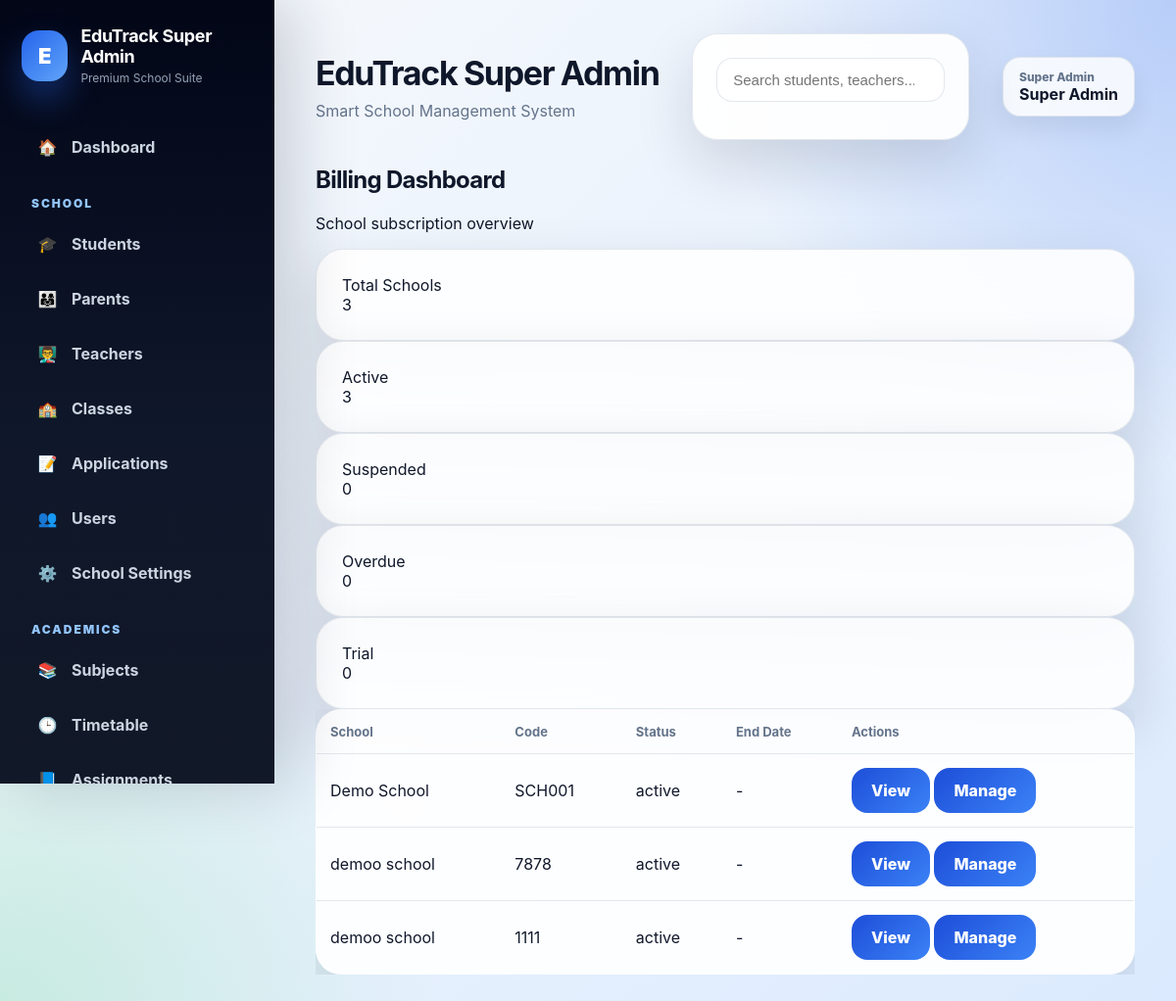
Page /billing_dashboard (signed in) on the committed database.
### tables this page shows
CREATE TABLE schools (
            id INTEGER PRIMARY KEY AUTOINCREMENT,
            school_name TEXT NOT NULL,
            school_code TEXT UNIQUE NOT NULL
        , is_active INTEGER DEFAULT 1, subscription_status TEXT DEFAULT 'active', subscription_end_date TEXT, logo_url TEXT);

### routes/admin.py (the view)
    @app.route("/billing_dashboard")
    @login_required
    @roles_required("super_admin")
    def billing_dashboard():
        schools = fetch_all("SELECT * FROM schools ORDER BY school_name")
        summary = {
            "total_schools": len(schools),
            "active_schools": 0,
            "suspended_schools": 0,
            "overdue_schools": 0,
            "trial_schools": 0
        }
        processed = []
        today = datetime.now().date()
        for school in schools:
            end_date = parse_date_safe(row_get(school, "subscription_end_date"))
            overdue = bool(end_date and end_date < today)
            status = row_get(school, "subscription_status", "active") or "active"
            if overdue:
                status = "overdue"
            if status == "active":
                summary["active_schools"] += 1
            elif status == "suspended":
                summary["suspended_schools"] += 1
            elif status == "overdue":
                summary["overdue_schools"] += 1
            elif status == "trial":
                summary["trial_schools"] += 1
            processed.append({
                "id": school["id"],
                "school_name": school["school_name"],
                "school_code": school["school_code"],
                "subscription_status": status,
                "subscription_end_date": row_get(school, "subscription_end_date"),
                "is_active": row_get(school, "is_active", 1),
            })
        return render_template(
            "billing_dashboard.html",
            schools=processed,
            summary=summary
        )

### app.py (called while the page is built)
@app.after_request
def add_security_headers(response):
    response.headers["X-Frame-Options"] = "DENY"
    response.headers["X-Content-Type-Options"] = "nosniff"
    response.headers["Referrer-Policy"] = "strict-origin-when-cross-origin"
    return response

### utils/auth.py (called while the page is built, shortened)
def login_required(f):
    @wraps(f)
    def wrapper(*args, **kwargs):
        if "user_id" not in session:
            flash("Please log in first.", "warning")
            return redirect(url_for("login"))
        school_id = session.get("school_id")
        role = session.get("role")
        return f(*args, **kwargs)
    return wrapper

def roles_required(*allowed_roles):
    def decorator(f):
        @wraps(f)
        def wrapper(*args, **kwargs):
            if "user_id" not in session:
                flash("Please log in first.", "warning")
                return redirect(url_for("login"))
            role = session.get("role")
            return f(*args, **kwargs)
        return wrapper
    return decorator

### utils/db.py (called while the page is built)
def is_postgres():
    return os.environ.get("DATABASE_URL") is not None

def get_db():
    if is_postgres():
        return psycopg2.connect(
            os.environ.get("DATABASE_URL"),
            cursor_factory=RealDictCursor
        )
    conn = sqlite3.connect(DB_PATH)
    conn.row_factory = sqlite3.Row
    return conn

def convert_query(query: str) -> str:
    if is_postgres():
        return query.replace("?", "%s")
    return query

def fetch_all(query, params=()):
    conn = get_db()
    cursor = conn.cursor()
    cursor.execute(convert_query(query), params)
    rows = cursor.fetchall()
    conn.close()
    return rows

### utils/helpers.py (called while the page is built)
def row_get(row, key, default=None):
    try:
        if row is None:
            return default
        if isinstance(row, dict):
            return row.get(key, default)
        if hasattr(row, "keys") and key not in row.keys():
            return default
        return row[key]
    except Exception:
        return default

def parse_date_safe(date_str):
    if not date_str:
        return None
    try:
        return datetime.strptime(str(date_str), "%Y-%m-%d").date()
    except Exception:
        return None

### templates/billing_dashboard.html (shortened to what this page needs)
{% extends "base_premium.html" %}
{% block content %}
<div class="page-header">
    <div>
        <h2 class="page-title">Billing Dashboard</h2>
        <p class="page-subtitle">School subscription overview</p>
    </div>
</div>
<div class="dashboard-grid premium-stats-grid">
    <div class="stats-card premium-card students-card">
        <div class="stats-card-label">Total Schools</div>
        <div class="stats-card-value">{{ summary.total_schools }}</div>
    </div>
    <div class="stats-card premium-card teachers-card">
        <div class="stats-card-label">Active</div>
        <div class="stats-card-value">{{ summary.active_schools }}</div>
    </div>
    <div class="stats-card premium-card users-card">
        <div class="stats-card-label">Suspended</div>
        <div class="stats-card-value">{{ summary.suspended_schools }}</div>
    </div>
    <div class="stats-card premium-card fees-card">
        <div class="stats-card-label">Overdue</div>
        <div class="stats-card-value">{{ summary.overdue_schools }}</div>
    </div>
    <div class="stats-card premium-card schools-card">
        <div class="stats-card-label">Trial</div>
        <div class="stats-card-value">{{ summary.trial_schools }}</div>
    </div>
</div>
<div class="table-card">
    <div class="table-responsive">
        <table>
            <thead>
                <tr>
                    <th>School</th>
                    <th>Code</th>
                    <th>Status</th>
                    <th>End Date</th>
                    <th>Actions</th>
                </tr>
            </thead>
            <tbody>
                {% for school in schools %}
                <tr>
                    <td>{{ school.school_name }}</td>
                    <td>{{ school.school_code }}</td>
                    <td>{{ school.subscription_status }}</td>
                    <td>{{ school.subscription_end_date or '-' }}</td>
                    <td>
                        <a href="{{ url_for('school_profile', school_id=school.id) }}" class="btn btn-secondary btn-sm">View</a>
                        <a href="{{ url_for('update_school_subscription', school_id=school.id) }}" class="btn btn-primary btn-sm">Manage</a>
                    </td>
                </tr>
                {% else %}
                <tr>
                    <td colspan="5">No schools found.</td>
                </tr>
                {% endfor %}
            </tbody>
        </table>
    </div>
</div>
{% endblock %}

### rows in the picture
schools: school_name "Demo School", school_code "SCH001", subscription_status "active", subscription_end_date "-"
schools: school_name "demoo school", school_code "7878", subscription_status "active", subscription_end_date "-"
schools: school_name "demoo school", school_code "1111", subscription_status "active", subscription_end_date "-"

### other values in the picture
{{ session.get("school_name", "EduTrack") }} "EduTrack Super Admin"
{{ session.get('role', 'user')|replace('_', ' ')|title }} "Super Admin"
{{ session.get('full_name') or session.get('username') }} "Super Admin"
{{ summary.total_schools }} "3"
{{ summary.active_schools }} "3"
{{ summary.suspended_schools }} "0"
{{ summary.overdue_schools }} "0"
{{ summary.trial_schools }} "0"
